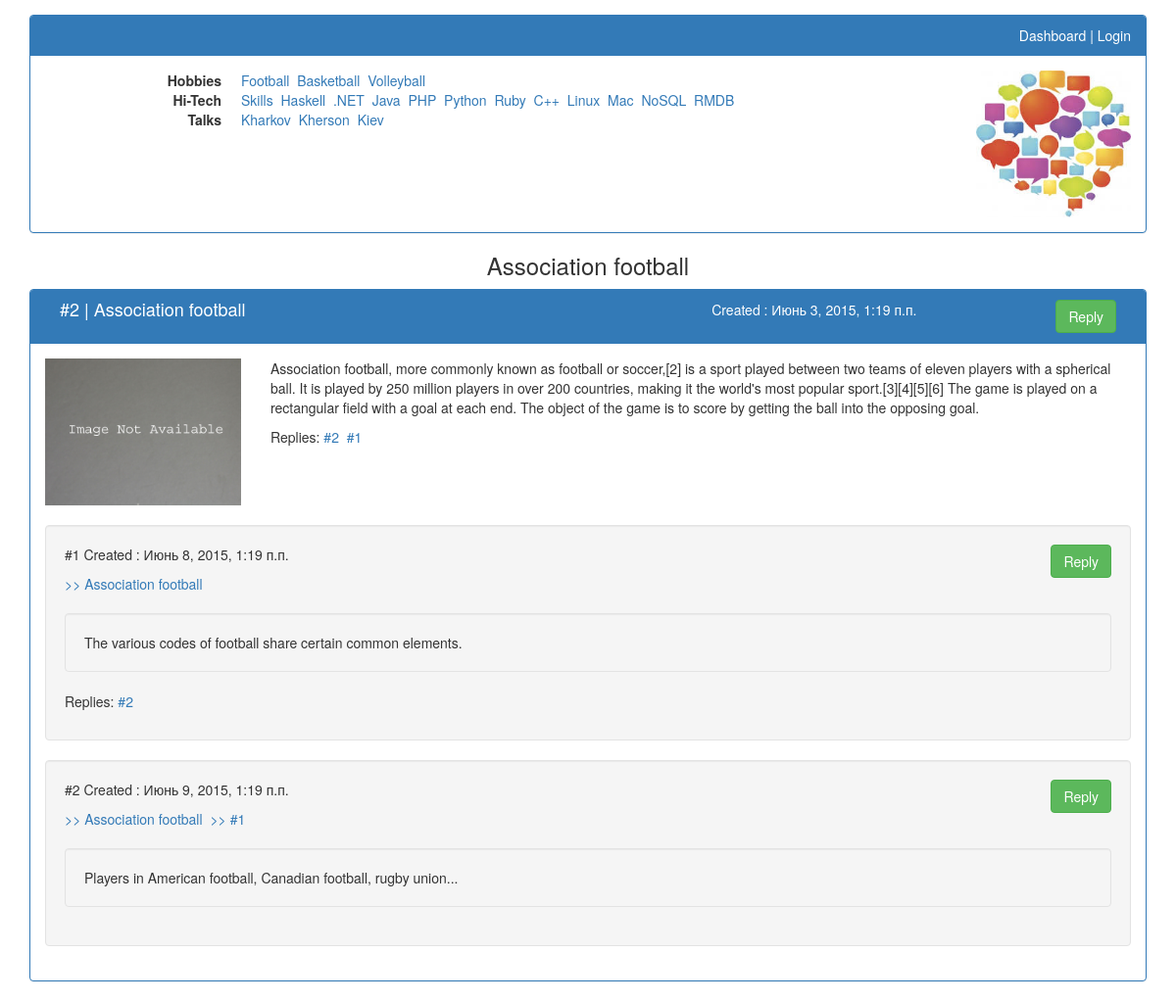
Screenshot of /thread/2/ with the database file from the repository.
### IT_FORUM/models.py (models this page shows, shortened)
class Category(models.Model):
    class Meta:
        db_table = 'category'
        verbose_name = 'Thread category'
        verbose_name_plural = 'Thread categories'
    category_title = models.CharField(max_length=250, verbose_name='Title', blank=False, unique=True)
    parent_category = models.ForeignKey("self", blank=True, null=True)
    def __str__(self):
        return self.category_title

class Thread(models.Model):
    class Meta:
        db_table = 'thread'
        verbose_name = 'Thread'
        verbose_name_plural = 'Threads'
    thread_author = models.CharField(max_length=250, verbose_name='Your name', blank=True)
    thread_author_email = models.EmailField(verbose_name='Your e-mail', blank=True)
    thread_title = models.CharField(max_length=250, verbose_name='Thread title', blank=False, unique=True)
    thread_text = models.TextField(verbose_name='Thread description', blank=False)
    thread_date = models.DateTimeField(auto_now_add=True, verbose_name='Created', blank=False)
    thread_change_date = models.DateTimeField(auto_now=True, verbose_name='Changed')
    thread_category = models.ForeignKey(Category)
    thread_image = models.ImageField(upload_to="", default="ImageNot.jpg")

class Reply(models.Model):
    class Meta:
        db_table = 'reply'
        verbose_name = 'Reply'
        verbose_name_plural = 'Replies'
    reply_author = models.CharField(max_length=250, verbose_name='Your name', blank=True)
    reply_author_email = models.EmailField(verbose_name='Your e-mail', blank=True)
    reply_text = models.TextField(verbose_name='Reply text', blank=False)
    reply_date = models.DateTimeField(auto_now_add=True, verbose_name='Created', blank=False)
    reply_to_thread = models.ForeignKey(Thread, null=True)
    reply_to_reply = models.ForeignKey("self", blank=True, null=True, related_name='replies_to_this')
    def __str__(self):
        return str(self.id)

### IT_FORUM/views.py (the view)
# urls.py: url(r'thread/([0-9]+)/$', thread_page, name="thread_page"),
def thread_page(request, thread_id=1):
    args = dict()
    args['main_categories'] = get_cat_and_subcat_dict(request)
    args['replies'] = list(Reply.objects.filter(reply_to_thread__id=thread_id))
    request.session['thread_id'] = thread_id
    args["form"] = ReplyForm
    args['thread'] = Thread.objects.get(id=thread_id)
    return render(request, "One_thread_content.html", args)

### IT_FORUM/views.py (called while the page is built)
def get_cat_and_subcat_dict(request):
    categories_with_subcategories_dict = dict()
    categories_with_subcategories_dict["Hobbies"] = Category.objects.filter(
        parent_category__category_title="Hobbies")
    categories_with_subcategories_dict["Hi_Tech"] = Category.objects.filter(
        parent_category__category_title="Hi-Tech")
    categories_with_subcategories_dict["Talks"] = Category.objects.filter(
        parent_category__category_title="Talks")
    if request.user.is_authenticated():
        categories_with_subcategories_dict["Big_Boss"] = Category.objects\
            .filter(parent_category__category_title="Big Boss")
        categories_with_subcategories_dict["HR"] = Category.objects.filter(
            parent_category__category_title="HR")
    return categories_with_subcategories_dict

### templates/One_thread_content.html (shortened to what this page needs)
{% extends 'Threads_page_header.html' %}
{% load staticfiles %}
{% load bootstrap3 %}
{% block one_thread_page_content %}
    <div class="col-lg-12" id="thread_category_header">
        <h3>{{ thread.thread_title }}</h3>
    </div>
    <div class="col-lg-8 col-lg-offset-2">
    </div>
    <div class="col-lg-12">
        <div class="panel panel-primary">
            <div class="panel-heading clearfix" id="{{ thread.id }}">
                <div class="col-lg-7" id="thread_title"><h4>#{{ thread.id }} | {{ thread.thread_title }}</h4></div>
                <div class="col-lg-3" id="thread_date">
                    <p>Created : {{ thread.thread_date }}</p>
                </div>
                <div class="col-lg-2" id="button_div">
                    <button class="btn btn-success show_add_reply_form" data-reply_id="">Reply</button>
                </div>
            </div>
            <div class="panel-body">
                <div class="media">
                    <div class="media-left">
                        <img class="media-object logo_image" src="http://{{ request.get_host }}/{{ thread.thread_image.url }}" alt="Logo.jpg">
                    </div>
                    <div class="media-body">
                        <p>{{ thread.thread_text }}</p>
                        <p>Replies:
                            {% for reply in replies|slice:"-2:" reversed %}
                                <a href="#{{ reply.id }}">#{{ reply.id }}&nbsp</a>
                            {% endfor %}
                    </div>
                </div>
                {% for reply in replies %}
                    <div class="well reply">
                        <div class="row">
                            <div class="col-lg-10" id="{{ reply.id }}">
                                <p>#{{ reply.id }} Created : {{ reply.reply_date }}</p>
                                <a href="#{{ thread.id }}">>> {{ thread.thread_title }}&nbsp</a>
                                {% if reply.reply_to_reply %}
                                    <a href="#{{ reply.reply_to_reply }}">>> #{{ reply.reply_to_reply }}</a>
                                {% endif %}
                            </div>
                            <div class="col-lg-2" id="button_div">
                                <button class="btn btn-success show_add_reply_form" data-reply_id="{{ reply.id }}">Reply</button>
                            </div>
                        </div>
                        <div class="well reply">{{ reply.reply_text }}</div>
                        {% if reply.replies_to_this.all %}
                            <p>Replies:
                                {% for reply in reply.replies_to_this.all %}
                                    <a href="#{{ reply.id }}"> #{{ reply.id }}&nbsp</a>
                                {% endfor %}
                            </p>
                        {% endif %}
                    </div>
                {% empty %}
                    <div class="well reply">This thread has no replies.... Yours will be the first!!!</div>
                {% endfor %}
            </div>
        </div>
    </div>
{% endblock %}

### templates/Threads_page_header.html (shortened to what this page needs)
{% extends 'BasePage.html' %}
{% load staticfiles %}
{% block threads_page_header %}
    <div class="col-lg-12">
        <div class="panel panel-primary">
            <div class="panel-heading" id="threads_header_panel_header">
                {% if user.is_anonymous %}
                    <a href="{% url 'home' %}">Dashboard</a> |
                    <a href="{% url 'user_login' %}">Login</a>
                {% else %}
                    <a href="{% url 'home' %}">Dashboard</a> | {{ user }}
                {% endif %}
            </div>
            <div class="panel-body">
                <div class="media">
                    <div class="media-body">
                        <dl class="dl-horizontal">
                            <dt>Hobbies</dt>
                            <dd>
                                {% for sub_cat in main_categories.Hobbies %}
                                    <a href="{% url 'threads_category_page' sub_cat.id %}">{{ sub_cat }}&nbsp</a>
                                {% endfor %}
                            </dd>
                            <dt>Hi-Tech</dt>
                            <dd>
                                {% for sub_cat in main_categories.Hi_Tech %}
                                    <a href="{% url 'threads_category_page' sub_cat.id %}">{{ sub_cat }}&nbsp</a>
                                {% endfor %}
                            </dd>
                            <dt>Talks</dt>
                            <dd>
                                {% for sub_cat in main_categories.Talks %}
                                    <a href="{% url 'threads_category_page' sub_cat.id %}">{{ sub_cat }}&nbsp</a>
                                {% endfor %}
                            </dd>
                        </dl>
                    </div>
                    <div class="media-right">
                        <img class="media-object logo_image"
                             src="{% static 'site_images/Logo.jpg' %}"
                             alt="Logo.jpg">
                    </div>
                </div>
            </div>
        </div>
    </div>
    {% block one_thread_page_content %}{% endblock %}
{% endblock %}

### static/css/style.css (style rules this page uses)
h4 { display:inline; }
.panel-heading a { color: white; }
.logo_image { height: 150px }
#threads_header_panel_header { text-align: right; }
#thread_category_header > h3, #show_add_thread_form_div { text-align: center; margin-top: 0; margin-bottom: 10px; }
#thread_title { text-align: left; }
#thread_date { text-align: center; }
.media-body { padding-left:20px; }
.reply { margin-top:20px; hyphens: auto; }
#button_div { text-align: right; }

### rows the page displays
Category: category_title "Football"
Category: category_title "Basketball"
Category: category_title "Volleyball"
Category: category_title "Skills"
Category: category_title "Haskell"
Category: category_title ".NET"
Category: category_title "Java"
Category: category_title "PHP"
Category: category_title "Python"
Category: category_title "Ruby"
Category: category_title "C++"
Category: category_title "Linux"
Category: category_title "Mac"
Category: category_title "NoSQL"
Category: category_title "RMDB"
Category: category_title "Kharkov"
Category: category_title "Kherson"
Category: category_title "Kiev"
Thread: thread_title "Association football", id "2", thread_date "Июнь 3, 2015, 1:19 п.п.", thread_image (picture), thread_text "Association football, more commonly known as football or soccer,[2] is a sport played between two teams of eleven players with a spherical ball. It is played by 250 million players in over 200 countries, making it the world's most popular sport.[3][4][5][6] The game is played on a rectangular field with a goal at each end. The object of the game is to score by getting the ball into the opposing goal."
Reply: id "2", reply_date "Июнь 9, 2015, 1:19 п.п.", reply_to_reply "1", reply_text "Players in American football, Canadian football, rugby union..."
Reply: id "1", reply_date "Июнь 8, 2015, 1:19 п.п.", reply_text "The various codes of football share certain common elements."
